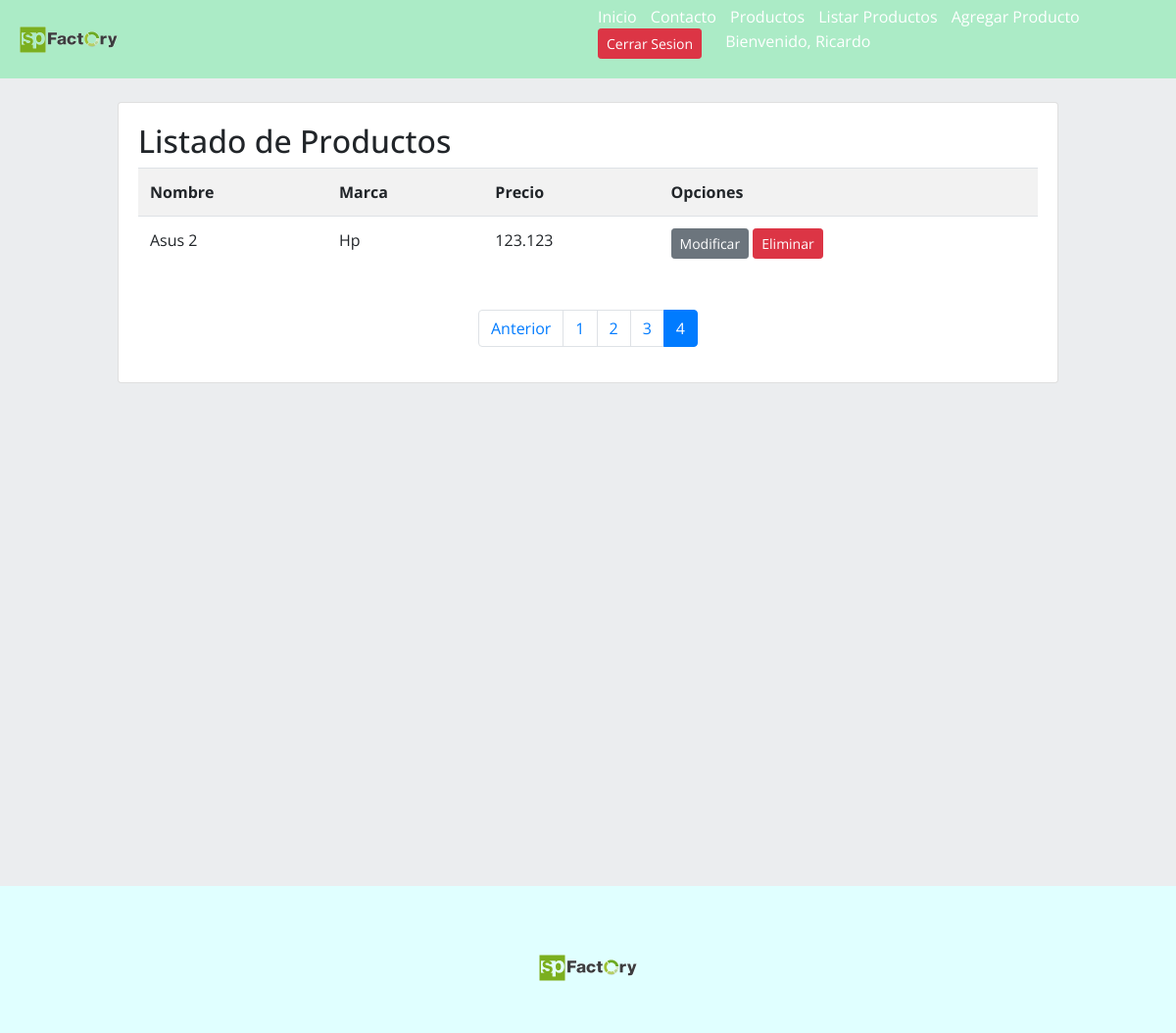
The app's page /listar-productos/?page=4 (signed in) with its own data.
### app/models.py (models this page shows, shortened)
class Producto(models.Model):
    nombre = models.CharField(max_length=30)
    precio = models.IntegerField()
    descripcion = models.TextField()
    marca = models.ForeignKey(Marca, on_delete=models.PROTECT)
    fecha_producto = models.DateField()
    imagen = models.ImageField(upload_to="productos", null=True)

class Marca(models.Model):
    nombre = models.CharField(max_length=30)
    def __str__(self):
        return self.nombre

### app/views.py (the view)
# urls.py: path('listar-productos/', listar_productos, name="listar_productos"),
@permission_required('app.view_producto')
def listar_productos(request):
    productos = Producto.objects.all()
    page = request.GET.get('page', 1)
    try:
        paginator = Paginator(productos, 3)
        productos = paginator.page(page)
    except:
        raise Http404
    data ={
        'entity': productos,
        'paginator': paginator
    }
    return render(request, 'app/producto/listar.html', data)

### app/templates/app/producto/listar.html (shortened to what this page needs)
{% extends 'app/base.html' %}
{% block contenido %}
{% load humanize %}
    <br>
    <div class="card">
        <div class="card-body">
        <h2>Listado de Productos</h2>
            <table class="table table-striped table-hover table-responsive-sm">
        <tr>
            <th>Nombre</th>
            <th>Marca</th>
            <th>Precio</th>
            <th>Opciones</th>
        </tr>
    {% for p in entity %}
    <tr>
        <td>{{ p.nombre | title }}</td>
        <td>{{ p.marca | title }}</td>
        <td>{{ p.precio | intcomma }}</td>
        <td>
            {% if perms.app.change_producto %}
            <a href="{% url 'modificar_producto' p.id %}" class="btn btn-secondary btn-sm">Modificar</a>
            {% endif %}
            {% if perms.app.delete_producto %}
            <a href="#" onclick="eliminarProducto({{ p.id }})" class="btn btn-danger btn-sm">Eliminar</a>
            {% endif %}
        </td>
    </tr>
    {% endfor %}
    </table>
            <br>
        <div>
            {% include 'app/paginator.html' %}
        </div>
        </div>
    </div>
    </div>
    <br>
{% endblock %}

### app/templates/app/base.html (shortened to what this page needs)
<!DOCTYPE html>
<html lang="es">
<head>
    {% load static %}
    <link rel="stylesheet" href="https://cdn.jsdelivr.net/npm/bootstrap@4.5.3/dist/css/bootstrap.min.css">
    <link rel="stylesheet" href="{% static 'app/css/estilos.css' %}">
    {% load pwa %}
</head>
<body>
    <header id="header">
        <div class="contenedor_logo">
            <img  class="logo"  src="{% static 'app/img/logospfactory.png' %}" alt="logo">
        </div>
        <div>
            <nav id="nav">
                <ul>
                    <li>
                        <a href="{% url 'home' %}"> Inicio </a>
                    </li>
                    <li>
                        <a href="{% url 'contacto' %}">Contacto</a>
                    </li>
                    <li><a href="{% url 'galeria' %}">Productos</a></li>
                    {% if perms.app.view_producto %}
                    <li>
                        <a href="{% url 'listar_productos' %}">Listar Productos</a>
                    </li>
                    {% endif %}
                    {% if perms.app.add_producto %}
                    <li>
                        <a href="{% url 'agregar_producto' %}">Agregar Producto</a>
                    </li>
                    {% endif %}
                    {% if user.is_authenticated %}
                        <li>
                            <a href="{% url 'logout' %}" class ="btn btn-danger btn-sm">Cerrar Sesion</a>
                        </li>
                        <li>
                            <a href="#" class= "disabled" aria-disabled="true">Bienvenido, {{  user.username | capfirst}}</a>
                        </li>
                    {%  endif %}
                </ul>
            </nav>
        </div>
    </header>
    <div id="contenido">
        {% block contenido %}
        {% endblock %}
    <footer>
        <div class="logo_footer">
            <img src="{% static 'app/img/logospfactory.png' %}" alt="logo">
        </div>
    </footer>
</body>
</html>

### app/static/app/css/estilos.css (style rules this page uses)
* { margin:0; padding:0; }
body { background-color:#EBEDEF; font-family: 'Open Sans', sans-serif; }
h1,h2 { font-family: 'Open Sans', sans-serif; }
header { width: 100%; height: 80px; background-color: #ABEBC6; display: flex; justify-content: space-between; }
header > div { width: 50%; }
.contenedor_logo { display: flex; align-items: center; }
.logo { width: 100px; margin-left: 20px; }
nav { display: flex; justify-content: flex-end; align-items: center; height: 100%; background-color: #ABEBC6; ; }
nav > ul { margin-right: 50px; }
nav > ul > li { display: inline; margin-left: 10px; }
nav a { color:white; text-decoration: none; }
#contenido { width: 80%; margin:auto; max-width: 1280px; min-height: 100vh; }
footer { width: 100%; height: 150px; background-color: #E0FFFF; }
footer > .logo_footer { display: flex; justify-content: center; align-items: center; padding-top: 70px; }
footer > .logo_footer > img { width: 100px; }

### records on screen
Producto: nombre "Asus 2", marca "Hp", precio "123.123"

### other values on screen
{{ user.username | capfirst }} "Ricardo"
{{ page }} "1" "2" "3" "4"
